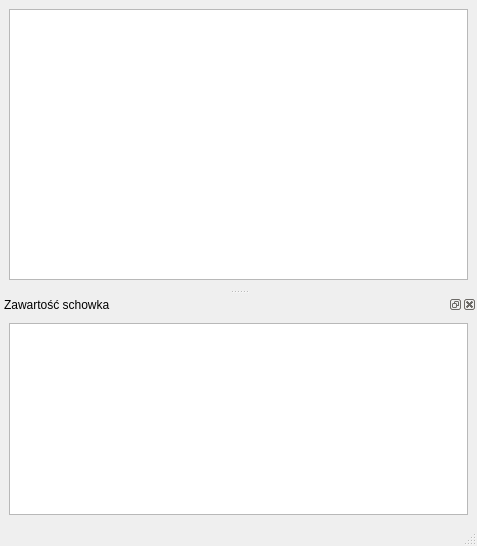
<?xml version="1.0" encoding="UTF-8"?>
<ui version="4.0">
 <class>MainWindow</class>
 <widget class="QMainWindow" name="MainWindow">
  <property name="geometry">
   <rect>
    <x>0</x>
    <y>0</y>
    <width>477</width>
    <height>546</height>
   </rect>
  </property>
  <property name="windowTitle">
   <string>Edytor tekstu</string>
  </property>
  <widget class="QWidget" name="centralwidget">
   <layout class="QVBoxLayout" name="verticalLayout_2">
    <item>
     <widget class="QTextEdit" name="textEdit"/>
    </item>
   </layout>
  </widget>
  <widget class="QMenuBar" name="menubar">
   <property name="geometry">
    <rect>
     <x>0</x>
     <y>0</y>
     <width>477</width>
     <height>25</height>
    </rect>
   </property>
  </widget>
  <widget class="QStatusBar" name="statusbar"/>
  <widget class="QDockWidget" name="dockWidget">
   <property name="windowTitle">
    <string>Zawartość schowka</string>
   </property>
   <attribute name="dockWidgetArea">
    <number>8</number>
   </attribute>
   <widget class="QWidget" name="dockWidgetContents">
    <layout class="QVBoxLayout" name="verticalLayout">
     <item>
      <widget class="QTextEdit" name="clipboardContentsEdit">
       <property name="textInteractionFlags">
        <set>Qt::TextSelectableByKeyboard|Qt::TextSelectableByMouse</set>
       </property>
      </widget>
     </item>
    </layout>
   </widget>
  </widget>
 </widget>
 <resources/>
 <connections/>
</ui>
